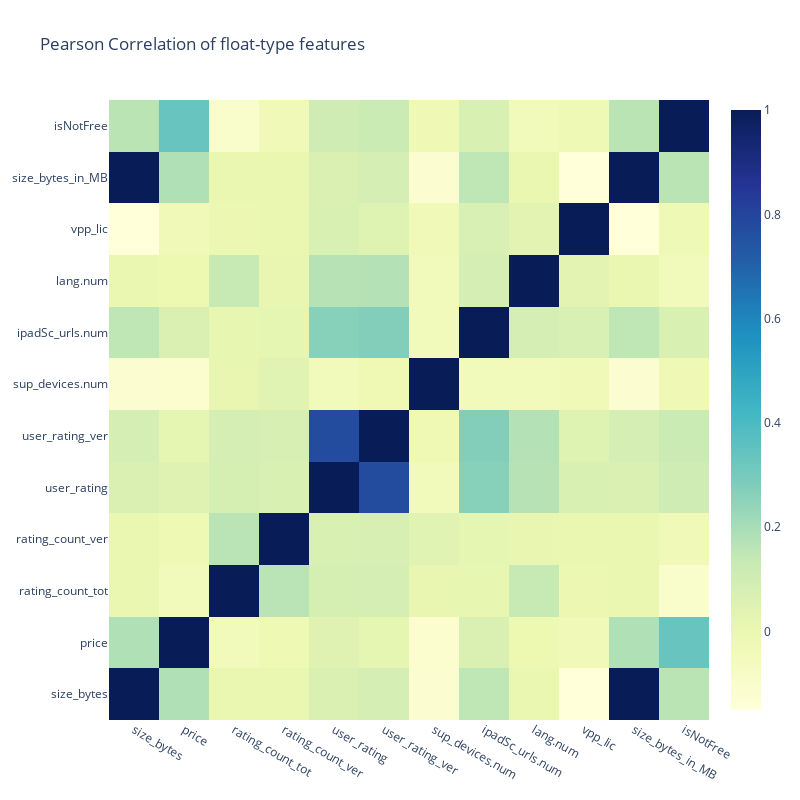

Notebook code for this chart:
### Code cell
data = [
    go.Heatmap(
        z = df_temp.corr().values,
        x = df_temp.corr().columns.values,
        y = df_temp.corr().columns.values,
        colorscale='YlGnBu',
        reversescale=False,
    )
]

layout = go.Layout(
    title='Pearson Correlation of float-type features',
    xaxis = dict(ticks=''),
    yaxis = dict(ticks='' ),
    width = 800, height = 800,
    margin = dict(
        l = 100
    )
)

fig = go.Figure(data=data, layout=layout)
py.iplot(fig, filename='labelled-heatmap')

### Figure 1 — Plotly figure (JSON) as saved in the notebook; plotly's stock layout.template omitted (floating-point values rounded to 4 significant figures; data arrays with more than 128 entries replaced by an {"elided": "..."} marker saying what was removed)
{"data": [{"colorscale": [[0, "rgb(255,255,217)"], [0.125, "rgb(237,248,177)"], [0.25, "rgb(199,233,180)"], [0.375, "rgb(127,205,187)"], [0.5, "rgb(65,182,196)"], [0.625, "rgb(29,145,192)"], [0.75, "rgb(34,94,168)"], [0.875, "rgb(37,52,148)"], [1, "rgb(8,29,88)"]], "reversescale": false, "type": "heatmap", "x": ["size_bytes", "price", "rating_count_tot", "rating_count_ver", "user_rating", "user_rating_ver", "sup_devices.num", "ipadSc_urls.num", "lang.num", "vpp_lic", "size_bytes_in_MB", "isNotFree"], "y": ["size_bytes", "price", "rating_count_tot", "rating_count_ver", "user_rating", "user_rating_ver", "sup_devices.num", "ipadSc_urls.num", "lang.num", "vpp_lic", "size_bytes_in_MB", "isNotFree"], "z": {"elided": "12x12 float values"}}], "layout": {"height": 800, "margin": {"l": 100}, "title": {"text": "Pearson Correlation of float-type features"}, "width": 800, "xaxis": {"ticks": ""}, "yaxis": {"ticks": ""}}}
